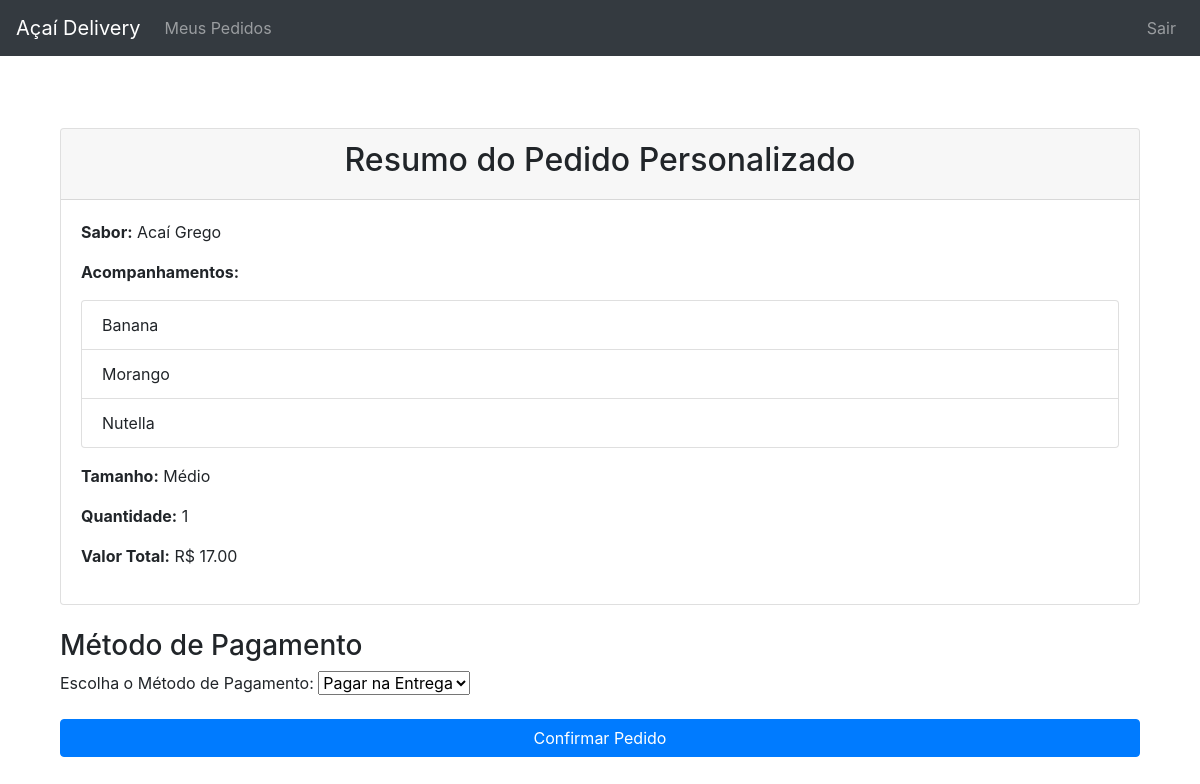
/resumo-pedido-personalizado/9/ (signed in), run on the app's committed database.
### pedido/models.py (models this page shows, shortened)
class PedidoPersonalizado(models.Model):
    usuario = models.ForeignKey(User, on_delete=models.CASCADE)
    sabor = models.ForeignKey(Sabor, on_delete=models.CASCADE)
    acompanhamentos = models.ManyToManyField(Acompanhamento, blank=True)
    tamanho = models.ForeignKey(Tamanho, on_delete=models.CASCADE)
    quantidade = models.PositiveIntegerField(default=1)
    data_pedido = models.DateTimeField(auto_now_add=True)
    METODOS_PAGAMENTO = [
        ('pagamento_na_entrega', 'Pagar na Entrega'),
    ]
    metodo_pagamento = models.CharField(max_length=20, choices=METODOS_PAGAMENTO, default='pagamento_na_entrega')
    STATUS_PEDIDO = [
        ('pendente', 'Pendente'),
        ('confirmado', 'Confirmado'),
        ('em_transito', 'Em Trânsito'),
        ('entregue', 'Entregue'),
    ]
    status = models.CharField(max_length=20, choices=STATUS_PEDIDO, default='pendente')
    def calcular_total(self):
        total_acompanhamentos = sum(acomp.preco_adicional for acomp in self.acompanhamentos.all())
        total = self.sabor.preco_adicional + total_acompanhamentos + self.tamanho.preco_adicional
        return total * self.quantidade

### ingrediente/models.py (models this page shows, shortened)
class Sabor(models.Model):
    nome = models.CharField(max_length=100)
    preco_adicional = models.DecimalField(max_digits=5, decimal_places=2)

class Acompanhamento(models.Model):
    nome = models.CharField(max_length=100)
    preco_adicional = models.DecimalField(max_digits=5, decimal_places=2)

class Tamanho(models.Model):
    nome = models.CharField(max_length=50)
    preco_adicional = models.DecimalField(max_digits=5, decimal_places=2)

### pedido/views.py (the view)
# urls.py: path('resumo-pedido-personalizado/<int:pedido_id>/', views.resumo_pedido_personalizado, name='resumo_pedido_personalizado'),
@login_required
def resumo_pedido_personalizado(request, pedido_id):
    pedido = get_object_or_404(PedidoPersonalizado, id=pedido_id)
    total_final = pedido.calcular_total()
    if request.method == 'POST':
        form = MetodoPagamentoForm(request.POST)
        if form.is_valid():
            pedido.metodo_pagamento = form.cleaned_data['metodo_pagamento']
            pedido.status = 'confirmado'
            pedido.save()
            return redirect('pedido_confirmado', pedido_id=pedido.id, tipo_pedido='personalizado')
    else:
        form = MetodoPagamentoForm()
    return render(request, 'pedido/resumo_pedido_personalizado.html', {
        'pedido': pedido,
        'total_final': total_final,
        'form': form
    })

### pedido/forms.py
class MetodoPagamentoForm(forms.Form):
    metodo_pagamento = forms.ChoiceField(
        choices=[('pagamento_na_entrega', 'Pagar na Entrega')],
        label="Escolha o Método de Pagamento",
        widget=forms.Select,
    )

### templates/pedido/resumo_pedido_personalizado.html (shortened to what this page needs)
{% extends 'base.html' %}
{% block content %}
<div class="container mt-5">
    <div class="card">
        <div class="card-header">
            <h2 class="text-center">Resumo do Pedido Personalizado</h2>
        </div>
        <div class="card-body">
            <p><strong>Sabor:</strong> {{ pedido.sabor.nome }}</p>
            <p><strong>Acompanhamentos:</strong></p>
            <ul class="list-group mb-3">
                {% for acompanhamento in pedido.acompanhamentos.all %}
                    <li class="list-group-item">{{ acompanhamento.nome }}</li>
                {% empty %}
                    <li class="list-group-item">Nenhum acompanhamento selecionado</li>
                {% endfor %}
            </ul>
            <p><strong>Tamanho:</strong> {{ pedido.tamanho.nome }}</p>
            <p><strong>Quantidade:</strong> {{ pedido.quantidade }}</p>
            <p><strong>Valor Total:</strong> R$ {{ total_final }}</p>
        </div>
    </div>
    <form method="POST" class="mt-4">
        <h3>Método de Pagamento</h3>
        <div class="form-group">
            {{ form.as_p }}
        </div>
        <button type="submit" class="btn btn-primary btn-block">Confirmar Pedido</button>
    </form>
</div>
{% endblock %}

### templates/base.html (style rules this page uses)
.container { margin-bottom: 60px; }

### data on the page
PedidoPersonalizado: sabor.nome "Acaí Grego", tamanho.nome "Médio", quantidade "1"
Acompanhamento: nome "Banana"
Acompanhamento: nome "Morango"
Acompanhamento: nome "Nutella"

### other printed values
{{ total_final }} "17.00"
